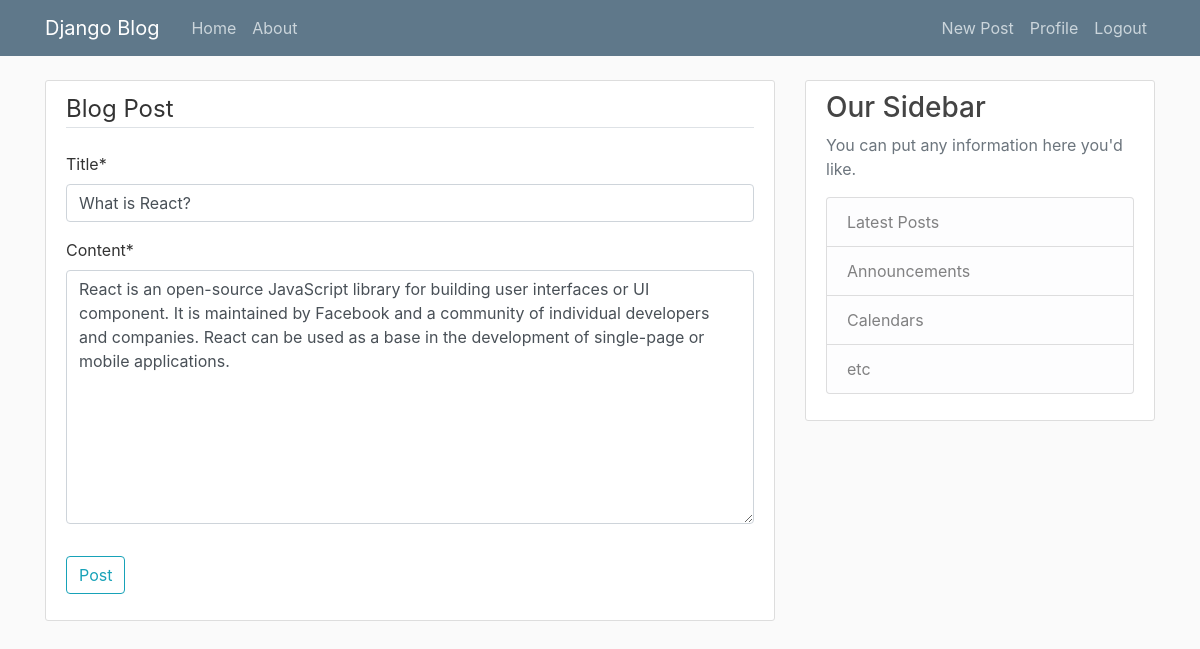
The page /post/8/update (signed in) on the database its author committed.
### blog/models.py (models this page shows, shortened)
class Post(models.Model):
    title=models.CharField(max_length=100)
    content=models.TextField()
    date_posted=models.DateTimeField(default=timezone.now)
    author=models.ForeignKey(User,on_delete=models.CASCADE)

### blog/views.py (the view, shortened to what this page needs)
# urls.py: path('post/<int:pk>/update', PostUpdateView.as_view(), name='post-update'),
class PostUpdateView(LoginRequiredMixin,UserPassesTestMixin,UpdateView):
    model = Post
    fields = ['title','content']
    def test_func(self):
        post=self.get_object()
        if self.request.user==post.author:
            return True
        return False

### blog/templates/blog/post_form.html (shortened to what this page needs)
{% extends "blog/base.html"%}
{% load crispy_forms_tags %}
{% block content %}
    <div class="content-section">
        <form method="POST">
            <fieldset class="form-group">
                <legend class="border-bottom mb-4">
                    Blog Post
                </legend>
                {{form|crispy}}
            </fieldset>
            <div class="form-group">
                <button class="btn btn-outline-info " type="submit">Post</button>
            </div>
        </form>
    </div>
{% endblock content%}

### blog/static/blog/main.css (style rules this page uses)
body { background: #fafafa; color: #333333; margin-top: 5rem; }
.content-section { background: #ffffff; padding: 10px 20px; border: 1px solid #dddddd; border-radius: 3px; margin-bottom: 20px; }

### rows shown on the page
Post: title "What is React?", content "React is an open-source JavaScript library for building user interfaces or UI component. It is maintained by Facebook and a community of individual developers and companies. React can be used as a base in the development of single-page or mobile applications."
